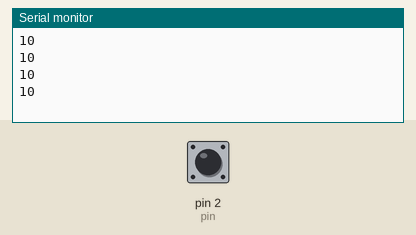
A sketch run on a simulated Arduino Uno, built with avr-gcc and run on an emulated ATmega328P. Shown: the last lines printed to the serial monitor. The test bench sets the inputs (shaded band); at power-on: pin 2 (pin) HIGH.

Above: at 2.3 s.
2.4 s: pin 2 (pin) pulled LOW for 0.65 s
At 2.9 s:
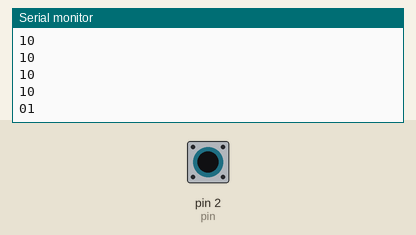
4.5 s: pin 2 (pin) pulled LOW for 1 s
At 4.9 s:
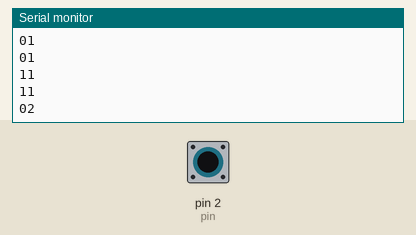
7.0 s: pin 2 (pin) pulled LOW for 0.65 s
At 7.4 s:
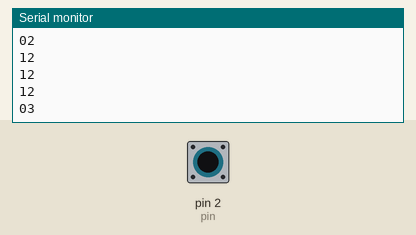
Timing chart, 0 to 10.0 s (numbered marks = the images above; inputs shaded):
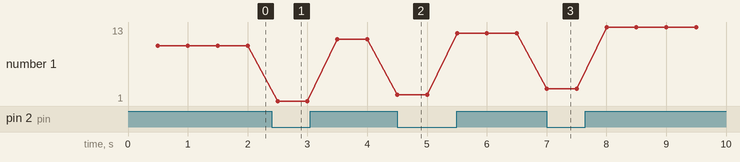

The sketch:

test_interrupt.ino
```cpp
int pin = 2;
volatile int state = 0;

void setup() {
  Serial.begin(9600);
  pinMode(pin, INPUT_PULLUP);
  attachInterrupt(digitalPinToInterrupt(pin), change, FALLING);
}

void loop() {
  delay(500);
  Serial.print(digitalRead(pin));
  Serial.println(state);
}

void change(){
  state++;
}
```

Measured:
- after the input at 2.4 s, the serial monitor: prints a new line after 0.10 s (image 1)
- after the input at 4.5 s, the serial monitor: prints a new line at once (image 2)
- after the input at 7.0 s, the serial monitor: prints a new line at once (image 3)
- plotted number 1: 10 → 11 after the input at 2.4 s, 11 → 12 after the input at 4.5 s, 12 → 13 after the input at 7.0 s
